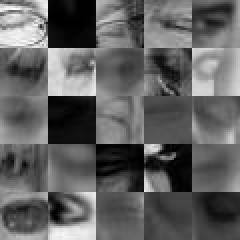
#> input picture VisionLabs/for_readme/bad_examples.png, 120 x 120 px, given in place of 000055.jpg, which was not available (shown 2 times larger)
$ jupyter execute --allow-errors data_categories.ipynb   (shell and % lines are left out)
#> lines starting #> are read from the running program, lines starting #| are printed output that depends on the picture; pictures that were not available may be replaced by others from this repository, and a replacement may not be noted
[cell 1]
import os
import platform

[cell 2]
import numpy as np

import matplotlib.pyplot as plt
import seaborn as sns

plt.rcParams["figure.figsize"] = (15, 10)

[cell 3]
import PIL
from PIL import Image

[cell 4]
PLOTS_SAVE = ""

if platform.system() == "Linux":
    DATASET_ROOT = "../data/EyesDataset"
else:
    DATASET_ROOT = "..\\data\\EyesDataset"

[cell 5]
def create_names(examples):
    names = []
    for example in examples:
        example = str(example)
        names.append("0"*(6 - len(example)) + example + ".jpg")
    return names

[cell 6]
def create_collage(
    path_to_folder,
    list_of_images,
    path_to_save,
    save_name,
    n_rows=4,
    n_cols=11,
    img_size=24
):
#> called with path_to_folder = '../data/EyesDataset', path_to_save = '', save_name = 'bad_examples.png', n_rows = 5, n_cols = 5, img_size = 24
    list_of_images_path = [
        os.path.join(path_to_folder, image) for image in list_of_images
    ]
    list_of_images_path_choice = np.random.choice(list_of_images_path, size=n_rows*n_cols, replace=False)

    all_img_width = img_size * n_cols
    all_img_height = img_size * n_rows

    collage_img = Image.new(mode="RGB", size=(all_img_width, all_img_height))
#> collage_img: PIL image 120x120 RGB; every value is 0

    images = []
    for path in list_of_images_path:
        img = Image.open(path).convert("RGB")
#> img is the input picture: PIL image 120x120 RGB; min 0, max 255, mean 96.7
        img.thumbnail((img_size, img_size))
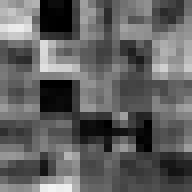
#> img: PIL image 24x24 RGB (shown 8 times larger); min 0, max 242, mean 96.7
        images.append(img)
#> pass 2 of the loop in create_collage, `for path in list_of_images_path:`:
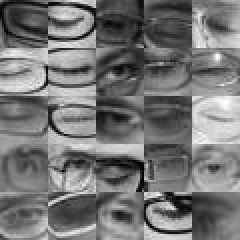
#> input picture VisionLabs/for_readme/glasses_examples.png, 120 x 120 px, given in place of 000065.jpg, which was not available (shown 2 times larger)
#> in create_collage, img is the input picture: PIL image 120x120 RGB; min 0, max 255, mean 117.7
#> in create_collage, `img.thumbnail((img_size, img_size))`:
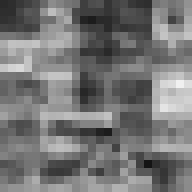
#> img: PIL image 24x24 RGB (shown 8 times larger); min 20, max 240, mean 117.7

    i = 0
    x = 0
    y = 0
    for row in range(n_rows):
        for col in range(n_cols):

            collage_img.paste(images[i], (x, y))
            i += 1
            x += img_size
        y += img_size
        x = 0

    collage_img.save(os.path.join(path_to_save, save_name))

[cell 7]
# плохие примеры

bad_examples = [55, 65, 91, 162, 167, 184, 274, 339, 363,
                381, 526, 549, 587, 594, 644, 658, 726, 790,
                998, 1050, 1059, 1207, 1251, 1276, 1577,
                1664, 1738, 1899, 2265, 2628, 2721, 2726, 3893]
bad_names = create_names(bad_examples)
print(len(bad_names))

#> (a cell that did not finish here is left out)

[cell 9]
# очки
glasses_examples = [1314, 1336, 1352, 1369, 1384, 1416, 1428,
                    1439, 1555, 1557, 1609, 1626, 1631, 1660,
                    1704, 1747, 1846, 1950, 2054, 2117, 2174,
                    2202, 2222, 2245, 2262, 2264, 2282, 2287,
                    2316, 2330, 2423, 2538, 2566, 2570, 2630,
                    2632, 2658, 2667, 2670, 2685, 2725, 2758,
                    2770, 2935, 3017, 3067, 3093, 3117, 3190,
                    3440, 3601, 3841, 3870, 3629, 3669, 3685, 3701]
#> glasses_examples = 57 values, max 3870 at index 52, min 1314 at index 0, mean 2400.4
glasses_names = create_names(glasses_examples)
#> the loop in create_names (call 2), `for example in examples:` made 57 passes
#> example on passes 1 to 12: '1314', '1336', '1352', '1369', '1384', '1416', '1428', '1439', '1555', '1557', '1609', '1626'
#> glasses_names = 57 items, first 6: '001314.jpg', '001336.jpg', '001352.jpg', '001369.jpg', '001384.jpg', '001416.jpg'
print(len(glasses_names))
#| 57

#> (a cell that did not finish here is left out)


[cell 11]
# ракурс, поворот, наклон

position_examples = [811, 820, 1209, 1373, 1654, 1670, 1700, 1883, 2107, 3594]
#> position_examples = [811, 820, 1209, 1373, 1654, 1670, 1700, 1883, 2107, 3594]
position_names = create_names(position_examples)
#> position_names = ['000811.jpg', '000820.jpg', '001209.jpg', '001373.jpg', '001654.jpg', '001670.jpg', '001700.jpg', '001883.jpg', '002107.jpg', '003594.jpg']
print(len(position_names))
#| 10

#> (a cell that did not finish here is left out)

#> in create_collage (call 3), `collage_img = Image.new(mode="RGB", size=(all_img_width, all_img_heigh..`: collage_img: PIL image 120x48 RGB; every value is 0

[cell 13]
# инверсия цвета или очень тёмные картинки

color_examples = [1027, 1181, 1200, 1214, 1324, 1380, 1382, 1463, 1535, 1611, 1636, 1839, 2112, 2379, 2612, 2645, 3425]
#> color_examples = [1027, 1181, 1200, 1214, 1324, 1380, 1382, 1463, 1535, 1611, 1636, 1839, 2112, 2379, 2612, 2645, 3425]
color_names = create_names(color_examples)
#> color_names = ['001027.jpg', '001181.jpg', '001200.jpg', '001214.jpg', '001324.jpg', '001380.jpg', '001382.jpg', '001463.jpg', '001535.jpg', '001611.jpg', '001636.jpg', '001839.jpg', '002112.jpg', '002379.jpg', '002612.jpg', '002645.jpg', '003425.jpg']
print(len(color_names))
#| 17

#> (a cell that did not finish here is left out)

#> in create_collage (call 4), `collage_img = Image.new(mode="RGB", size=(all_img_width, all_img_heigh..`: collage_img: PIL image 120x72 RGB; every value is 0

[cell 15]
# другие примеры

other_examples = [1115, 1173, 1866, 2798, 3259, 3279]
#> other_examples = [1115, 1173, 1866, 2798, 3259, 3279]
other_names = create_names(other_examples)
#> other_names = ['001115.jpg', '001173.jpg', '001866.jpg', '002798.jpg', '003259.jpg', '003279.jpg']
print(len(other_examples))
#| 6

#> (a cell that did not finish here is left out)

#> in create_collage (call 5), `collage_img = Image.new(mode="RGB", size=(all_img_width, all_img_heigh..`: collage_img: PIL image 120x24 RGB; every value is 0
